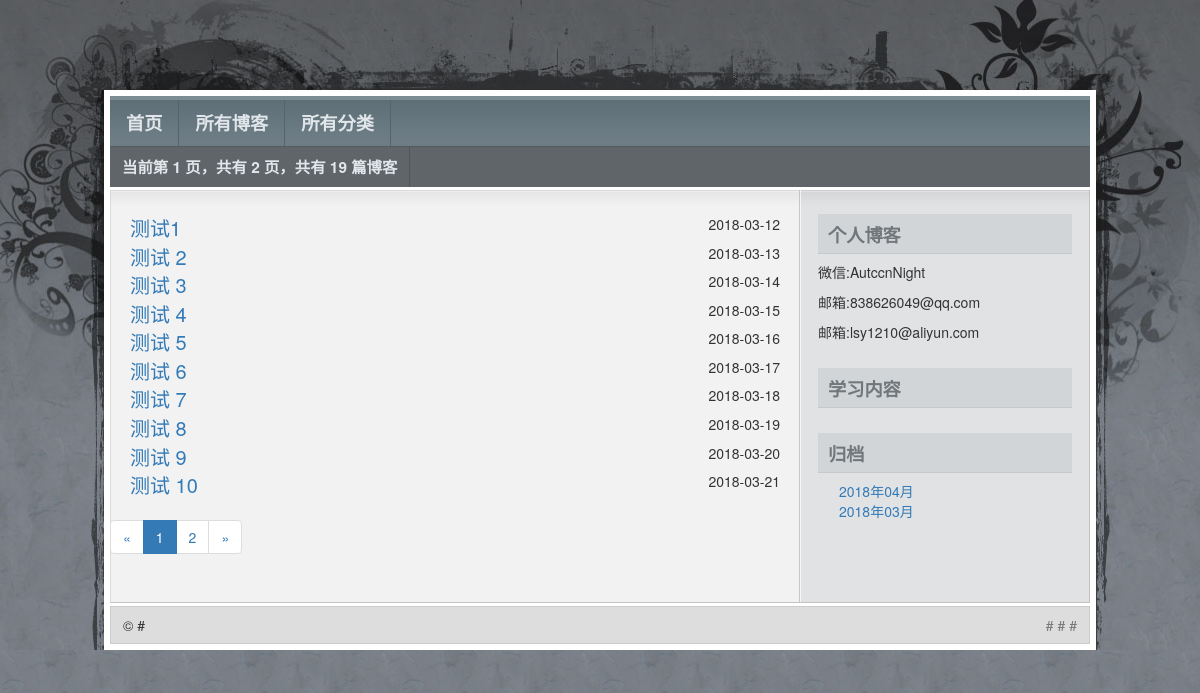
Before: /blog/archieve_blogs.html/2018/3 with the older database file.
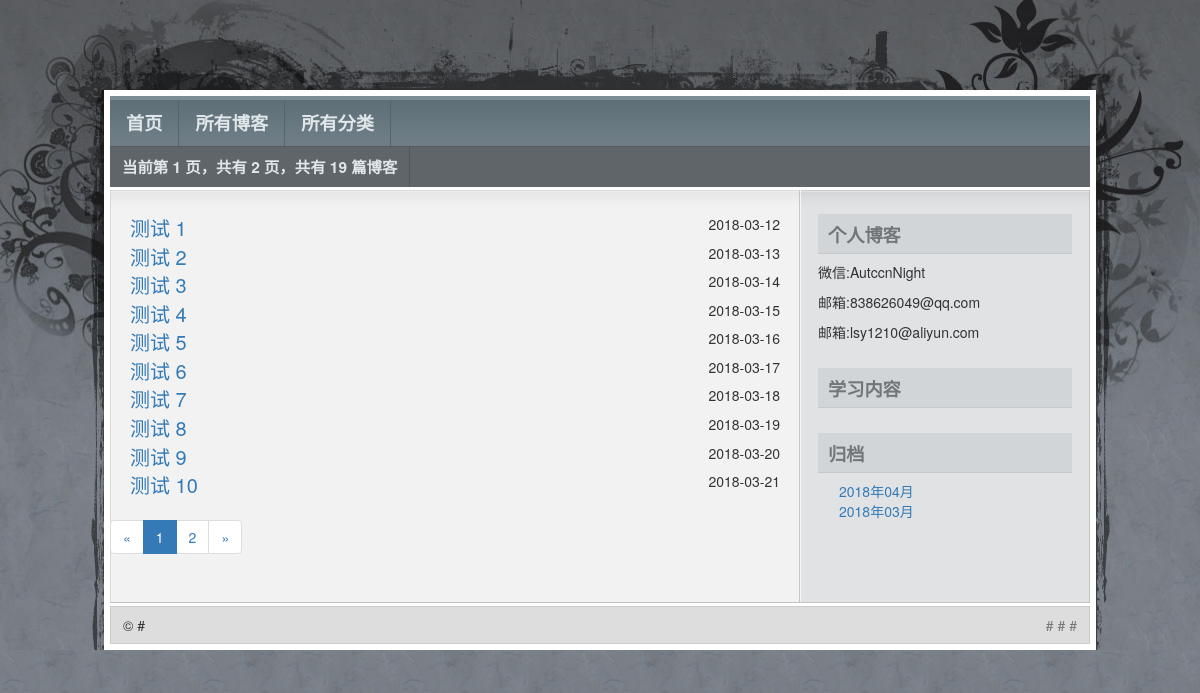
After: the same page with the newer database file.
### blog/models.py (models this page shows)
class Blog(models.Model):
    title = models.CharField(max_length=30,verbose_name='标题')
    blog_type = models.ForeignKey(BlogType,on_delete = models.DO_NOTHING)
    content = RichTextUploadingField() #正文不限制字数
    author = models.ForeignKey(User,on_delete = models.DO_NOTHING)
    created_time = models.DateTimeField(default = timezone.now,verbose_name='创建日期')
    last_updated_time = models.DateTimeField(default = timezone.now)
    class Meta:
        verbose_name="博客表"
        verbose_name_plural=verbose_name

### blog/views.py (the view)
# urls.py: path('archieve_blogs.html/<int:year>/<int:month>', views.archieve_blogs, name='archieve_blogs'),
def archieve_blogs(request,year,month):
    date_blogs = Blog.objects.filter(created_time__year=year, created_time__month=month)
    date = "%s年%s月" % (year, month)
    '''分页显示'''
    pageObj, page_range = pag(request, date_blogs, 10)
    return render(request,'archieve_blogs.html',locals())

### blog/views.py (called while the page is built)
def gobal(request):
    base_types = BaseType.objects.all()
    ''' 获取所有的细分类'''
    all_categorys = BlogType.objects.all()
    ''
    ''' 获取大分类下的细分类'''
    ''' 获取所有的日期'''
    all_dates = Blog.objects.dates("created_time", 'month', order='DESC')
    ''' 获取所有的文章'''
    all_blogs = Blog.objects.all().order_by('-created_time')
    ''' 获取最近五篇文章'''
    recent_blogs = all_blogs[:5]
    '''dates(field, kind, order='ASC')三个参数为：字段，类型，和排序方法，ASC（正序）和DESC（倒序）'''
    all_dates = Blog.objects.dates("created_time", 'month', order='DESC')
    return locals()

### mysite/views.py (called while the page is built)
def gobal(request):
    base_types = BaseType.objects.all()
    ''' 获取所有的细分类'''
    all_categorys = BlogType.objects.all()
    ''' 获取所有的日期'''
    all_dates = Blog.objects.dates("created_time", 'month', order='DESC')
    ''' 获取所有的文章'''
    all_blogs = Blog.objects.all().order_by('-created_time')
    ''' 获取最近五篇文章'''
    recent_blogs = all_blogs[:5]
    '''dates(field, kind, order='ASC')三个参数为：字段，类型，和排序方法，ASC（正序）和DESC（倒序）'''
    all_dates = Blog.objects.dates("created_time", 'month', order='DESC')
    return locals()

### templates/archieve_blogs.html (shortened to what this page needs)
{% extends 'index.html' %}
{% load static from staticfiles %}
{% block sub %}
    <div id="subnav">
        <ul class="tabbed">
            <li class="current_page_item"><a href="#">当前第&nbsp;{{ pageObj.number }}&nbsp;页，共有&nbsp;{{ pageObj.paginator.num_pages }}&nbsp;页，共有&nbsp;{{ pageObj.paginator.count }}&nbsp;篇博客</a></li>
        </ul>
    </div>
{% endblock %}
{% block left %}
    <div class="left" id="content_wrapper">
        <div id="content">
            {% for blog in pageObj %}
                <div>
                    <a href="{% url 'blog:blog_post' blog.pk %}"><span class="blogtitle">{{ blog.title }}</span></a>
                    <span class="time">{{ blog.created_time|date:"Y-m-d" }}</span>
                    <br>
                </div>
            {% endfor %}
        </div>
        <div class="paginator">
            <ul class="pagination">
                <li>
                    {% if pageObj.has_previous %}
                        <a href="?page={{ pageObj.previous_page_number }}" aria-label="Previous">
                            <span aria-hidden="true">&laquo;</span>
                        </a>
                    {% else %}
                        <span aria-hidden="true">&laquo;</span>
                    {% endif %}
                </li>
                {% for page_num in page_range %}
                    {% if page_num == pageObj.number %}
                        <li class="active"><span>{{ page_num }}</span></li>
                    {% else %}
                        {% if page_num == '...' %}
                            <li><span>{{ page_num }}</span></li>
                        {% else %}
                            <li><a href="?page={{ page_num }}">{{ page_num }}</a></li>
                        {% endif %}
                    {% endif %}
                {% endfor %}
                <li>
                    {% if pageObj.has_next %}
                        <a href="?page={{ pageObj.next_page_number }}" aria-label="Next">
                            <span aria-hidden="true">&raquo;</span>
                        </a>
                    {% else %}
                        <span aria-hidden="true">&raquo;</span>
                    {% endif %}
                </li>
            </ul>
        </div>
    </div>
{% endblock %}

Changed rows visible on the page:
changed Blog (number 1 of 10 on the later page): title "测试1" → "测试 1"
